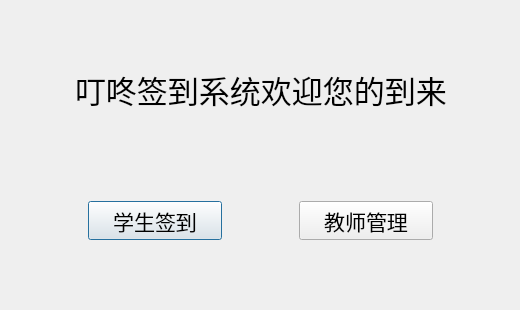
<?xml version="1.0" encoding="UTF-8"?>
<ui version="4.0">
 <class>Dialog</class>
 <widget class="QDialog" name="Dialog">
  <property name="geometry">
   <rect>
    <x>0</x>
    <y>0</y>
    <width>520</width>
    <height>310</height>
   </rect>
  </property>
  <property name="font">
   <font>
    <family>微软雅黑</family>
    <pointsize>16</pointsize>
   </font>
  </property>
  <property name="windowTitle">
   <string>叮咚签到</string>
  </property>
  <widget class="QWidget" name="horizontalLayoutWidget">
   <property name="geometry">
    <rect>
     <x>10</x>
     <y>190</y>
     <width>501</width>
     <height>61</height>
    </rect>
   </property>
   <layout class="QHBoxLayout" name="horizontalLayout" stretch="1,2,1,2,1">
    <property name="spacing">
     <number>10</number>
    </property>
    <item>
     <spacer name="horizontalSpacer">
      <property name="orientation">
       <enum>Qt::Horizontal</enum>
      </property>
      <property name="sizeHint" stdset="0">
       <size>
        <width>40</width>
        <height>20</height>
       </size>
      </property>
     </spacer>
    </item>
    <item>
     <widget class="QPushButton" name="btn_stu">
      <property name="sizePolicy">
       <sizepolicy hsizetype="Minimum" vsizetype="Expanding">
        <horstretch>0</horstretch>
        <verstretch>0</verstretch>
       </sizepolicy>
      </property>
      <property name="text">
       <string>学生签到</string>
      </property>
     </widget>
    </item>
    <item>
     <spacer name="horizontalSpacer_2">
      <property name="orientation">
       <enum>Qt::Horizontal</enum>
      </property>
      <property name="sizeHint" stdset="0">
       <size>
        <width>40</width>
        <height>20</height>
       </size>
      </property>
     </spacer>
    </item>
    <item>
     <widget class="QPushButton" name="btn_tea">
      <property name="sizePolicy">
       <sizepolicy hsizetype="Minimum" vsizetype="Minimum">
        <horstretch>0</horstretch>
        <verstretch>0</verstretch>
       </sizepolicy>
      </property>
      <property name="text">
       <string>教师管理</string>
      </property>
     </widget>
    </item>
    <item>
     <spacer name="horizontalSpacer_3">
      <property name="orientation">
       <enum>Qt::Horizontal</enum>
      </property>
      <property name="sizeHint" stdset="0">
       <size>
        <width>40</width>
        <height>20</height>
       </size>
      </property>
     </spacer>
    </item>
   </layout>
  </widget>
  <widget class="QWidget" name="horizontalLayoutWidget_2">
   <property name="geometry">
    <rect>
     <x>10</x>
     <y>50</y>
     <width>501</width>
     <height>80</height>
    </rect>
   </property>
   <layout class="QHBoxLayout" name="horizontalLayout_2" stretch="0,0,0">
    <item>
     <spacer name="horizontalSpacer_4">
      <property name="orientation">
       <enum>Qt::Horizontal</enum>
      </property>
      <property name="sizeHint" stdset="0">
       <size>
        <width>40</width>
        <height>20</height>
       </size>
      </property>
     </spacer>
    </item>
    <item>
     <widget class="QLabel" name="label">
      <property name="font">
       <font>
        <pointsize>23</pointsize>
       </font>
      </property>
      <property name="text">
       <string>叮咚签到系统欢迎您的到来</string>
      </property>
     </widget>
    </item>
    <item>
     <spacer name="horizontalSpacer_5">
      <property name="orientation">
       <enum>Qt::Horizontal</enum>
      </property>
      <property name="sizeHint" stdset="0">
       <size>
        <width>40</width>
        <height>20</height>
       </size>
      </property>
     </spacer>
    </item>
   </layout>
  </widget>
 </widget>
 <layoutdefault spacing="6" margin="11"/>
 <resources/>
 <connections/>
</ui>
